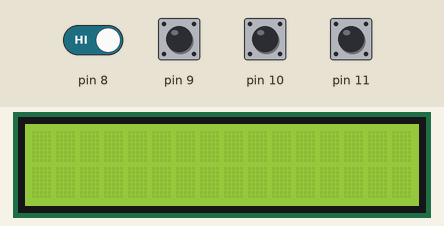
Simulated run of this sketch. Board: Arduino Uno, built with avr-gcc and run on an emulated ATmega328P. Shown: 16×2 character LCD. The test bench sets the inputs (shaded band); at power-on: pin 8–11 HIGH. What the sketch prints to the serial monitor is not drawn.

Above: at 1.2 s.
1.3 s: pin 8 driven LOW
At 17.0 s:
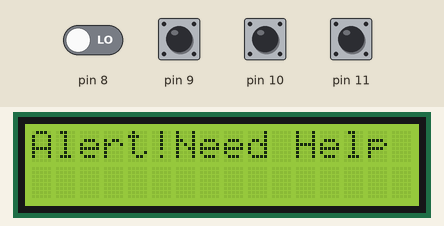
Timing chart, 0 to 18.5 s (numbered marks = the images above; inputs shaded):
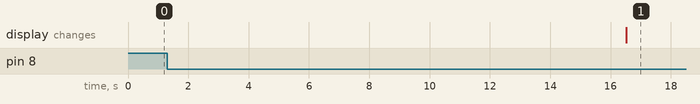

Measured:
- after the input at 1.3 s, the display: changes after 15.2 s (image 1)

The sketch:

accident_alert.ino
```cpp
#include<LiquidCrystal.h>  //include LCD library
LiquidCrystal LCD(2,3,4,5,6,7);


void setup()
{
  pinMode(8,INPUT);
   pinMode(9,INPUT);
    pinMode(10,INPUT);
     pinMode(11,INPUT);
  LCD.begin(16,2);
  Serial.begin(9600);    // Setting the baud rate of Serial Monitor (Arduino)
}

void loop()
{
 Serial.println(digitalRead(8));
 Serial.println(digitalRead(9));
 Serial.println(digitalRead(10));
 Serial.println(digitalRead(11));
  if((digitalRead(8)==0)||(digitalRead(9)==0)||(digitalRead(10)==0)||(digitalRead(11)==0)) {
  Serial.println("AT+CMGF=1");    //Sets the GSM Module in Text Mode
  delay(1000);  // Delay of 1000 milli seconds or 1 second
  Serial.println("AT+CMGS=\"+918220862721\"\r"); // Replace x with mobile number
  delay(1000);
  //Serial.println("AT+CMGS=\"+919965239055\"\r"); // Replace x with mobile number
  //delay(1000);
  Serial.println("Alert! Please Help");// The SMS text you want to send
  delay(100);
  Serial.println((char)26);// ASCII code of CTRL+Z
  delay(10000);

  sms();


  LCD.setCursor(0,0);
   LCD.print("Alert!Need Help");
   delay(15000);
   LCD.clear();
  }
}

void sms()
{
  Serial.println("AT+CMGF=1");    //Sets the GSM Module in Text Mode
  delay(1000);  // Delay of 1000 milli seconds or 1 second
  Serial.println("AT+CMGS=\"+919965239055\"\r"); // Replace x with mobile number
  delay(1000);
  Serial.println("Alert! Please Help");// The SMS text you want to send
  delay(100);
  Serial.println((char)26);// ASCII code of CTRL+Z
  delay(1000);
  }
```
